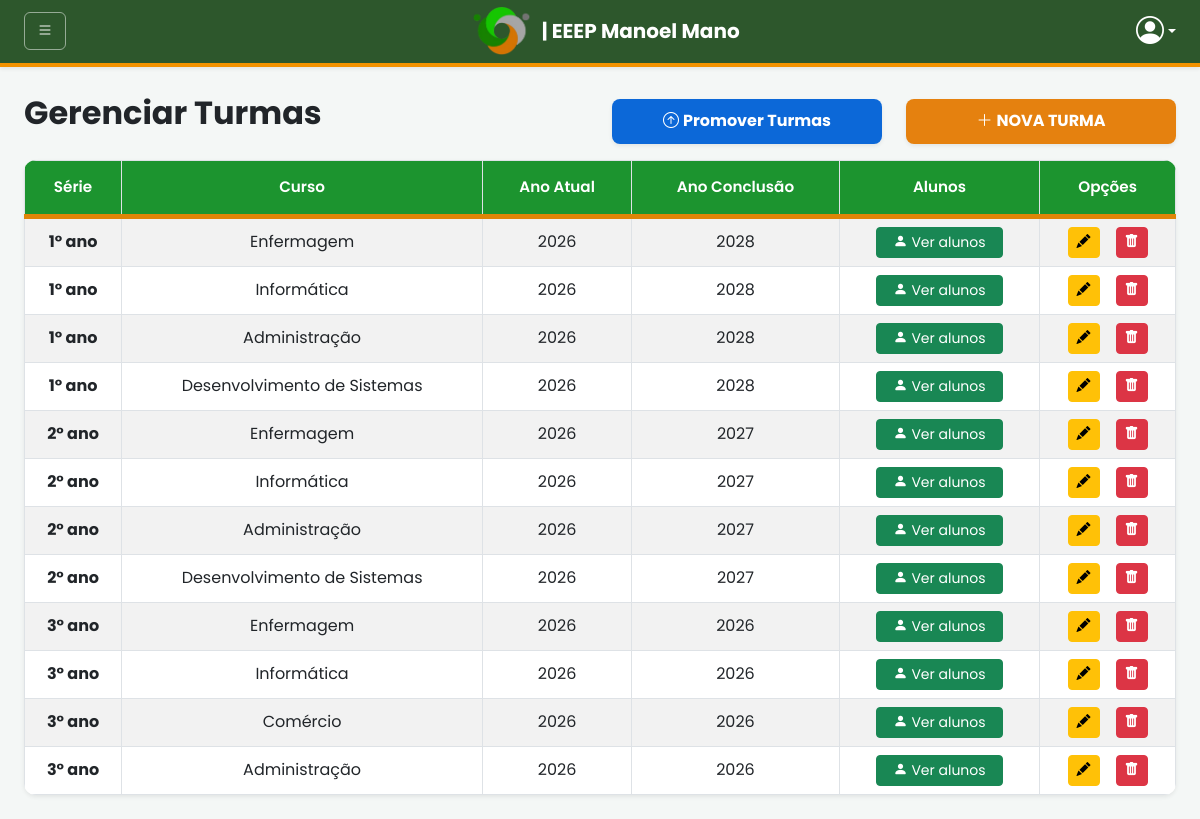
Page /turmas/index.php on the committed database.
### tables this page shows
CREATE TABLE `turmas` (
  `id_turma` int(11) NOT NULL,
  `curso` varchar(100) NOT NULL,
  `identificador_curso` varchar(1) NOT NULL,
  `ano_conclusao` year(4) NOT NULL,
  `serie_atual` varchar(10) NOT NULL
);

### turmas/index.php (the view, shortened to what this page needs)
<?php
include('../includes/conexao.php');
$query = "SELECT * FROM turmas ORDER BY serie_atual ASC, identificador_curso ASC";
$result = mysqli_query($conn, $query);
$lista_turma = mysqli_fetch_all($result, MYSQLI_ASSOC);
?>
<!DOCTYPE html>
<html lang="pt-br">
<head>
    <link href="https://cdn.jsdelivr.net/npm/bootstrap@5.3.0/dist/css/bootstrap.min.css" rel="stylesheet">
    <link rel="stylesheet" href="https://cdn.jsdelivr.net/npm/bootstrap-icons@1.11.1/font/bootstrap-icons.css">
    <link rel="stylesheet" href="lista.css">
</head>
<body>
    <?php include '../includes/menu.php'; ?>
    <div class="container-fluid px-4 pt">
        <div class="row align-items-center mt-3 mb-3">
            <div class="col-12 col-md-6 text-center text-md-start mb-md-0">
                <h2 class="fw-bold m-0">Gerenciar Turmas</h2>
            </div>
            <div class="col-12 col-md-3 d-flex justify-content-center justify-content-md-end align-items-center gap-2 mt-3">
                <a href="promover_turmas.php"
                    class="btn btn-promover px-4 py-2 fw-bold rounded-3 shadow-sm w-sm-auto flex-fill flex-md-none"
                    onclick="return confirm('Deseja promover todas as turmas? O 3º ano será arquivado!')">
                    <i class="bi bi-arrow-up-circle me-1"></i> Promover Turmas
                </a>
            </div>
            <div class="col-12 col-md-3 d-flex justify-content-center justify-content-md-end align-items-center gap-2 mt-3">
                <a href="form_turma.php"
                    class="btn btn-cadastro px-4 py-2 fw-bold rounded-3 shadow-sm w-sm-auto flex-fill flex-md-none">
                    <i class="bi bi-plus-lg me-1"></i> NOVA TURMA
                </a>
            </div>
        </div>
        <div class="table-container shadow-sm mb-4">
            <div class="table-responsive">
                <table class="table table-bordered table-striped table-hover align-middle mb-0">
                    <thead class="thead-verde text-center">
                        <tr>
                            <th>Série</th>
                            <th>Curso</th>
                            <th>Ano Atual</th>
                            <th>Ano Conclusão</th>
                            <th>Alunos</th>
                            <th>Opções</th>
                        </tr>
                    </thead>
                    <tbody>
                        <?php foreach ($lista_turma as $turma): ?>
                            <tr>
                                <td class="fw-bold text-center"><?= $turma['serie_atual'] . "° ano"; ?></td>
                                <td class="text-center"><?= $turma['curso']; ?></td>
                                <td class="text-center"><?php echo date('Y'); ?></td>
                                <td class="text-center"><?= $turma['ano_conclusao'] ?></td>
                                <td class="text-center">
                                    <a href="visualizar_turma.php?id=<?= $turma['id_turma']; ?>"
                                        class="btn btn-sm btn-success px-3" title="Ver Alunos">
                                        <i class="bi bi-person-fill me-1"></i>Ver alunos
                                    </a>
                                </td>
                                <td class="text-center">
                                    <div class="d-flex justify-content-center gap-2">
                                        <a href="editar.php?id=<?= $turma['id_turma'] ?>"
                                            class="btn btn-sm btn-warning me-2">
                                            <i class="bi bi-pencil-fill"></i>
                                        </a>
                                        <a href="excluir.php?id=<?= $turma['id_turma'] ?>" class="btn btn-sm btn-danger"
                                            onclick="return confirm('Deseja excluir esta turma?')">
                                            <i class="bi bi-trash-fill"></i>
                                        </a>
                                    </div>
                                </td>
                            </tr>
                        <?php endforeach; ?>
                    </tbody>
                </table>
            </div>
        </div>
    </div>
</body>
</html>

### turmas/lista.css (style rules this page uses)
body { font-family: 'Poppins', sans-serif; background-color: #f4f6f9; }
.thead-verde th { background-color: #1c942f !important; color: white !important; border-bottom: 5px solid #df8508 !important; padding: 15px !important; font-weight: 600; font-size: 0.95rem; white-space: nowrap; }
.table-striped > tbody > tr:nth-of-type(odd) { background-color: rgba(28, 148, 47, 0.05) !important; }
.table-container { background-color: white; border-radius: 12px; overflow: hidden; border: none; }
.btn-promover { background-color: rgb(12, 104, 216); color: white; font-weight: bold; border: none; border-radius: 10px; transition: 0.2s ease; height: 45px; display: inline-flex; align-items: center; justify-content: center; }
.btn-cadastro { background-color: rgb(229, 129, 15); color: white; font-weight: bold; border: none; border-radius: 10px; transition: 0.2s ease; height: 45px; display: inline-flex; align-items: center; justify-content: center; }

### includes/menu.php (style rules this page uses)
:root { --verde-eeep: #2d572c; --laranja-eeep: #f39200; --branco: #ffffff; }
body { background-color: #f4f7f6; }

### rows in the picture
turmas: serie_atual "1", curso "Enfermagem", ano_conclusao "2028"
turmas: serie_atual "1", curso "Informática", ano_conclusao "2028"
turmas: serie_atual "1", curso "Administração", ano_conclusao "2028"
turmas: serie_atual "1", curso "Desenvolvimento de Sistemas", ano_conclusao "2028"
turmas: serie_atual "2", curso "Enfermagem", ano_conclusao "2027"
turmas: serie_atual "2", curso "Informática", ano_conclusao "2027"
turmas: serie_atual "2", curso "Administração", ano_conclusao "2027"
turmas: serie_atual "2", curso "Desenvolvimento de Sistemas", ano_conclusao "2027"
turmas: serie_atual "3", curso "Enfermagem", ano_conclusao "2026"
turmas: serie_atual "3", curso "Informática", ano_conclusao "2026"
turmas: serie_atual "3", curso "Comércio", ano_conclusao "2026"
turmas: serie_atual "3", curso "Administração", ano_conclusao "2026"
